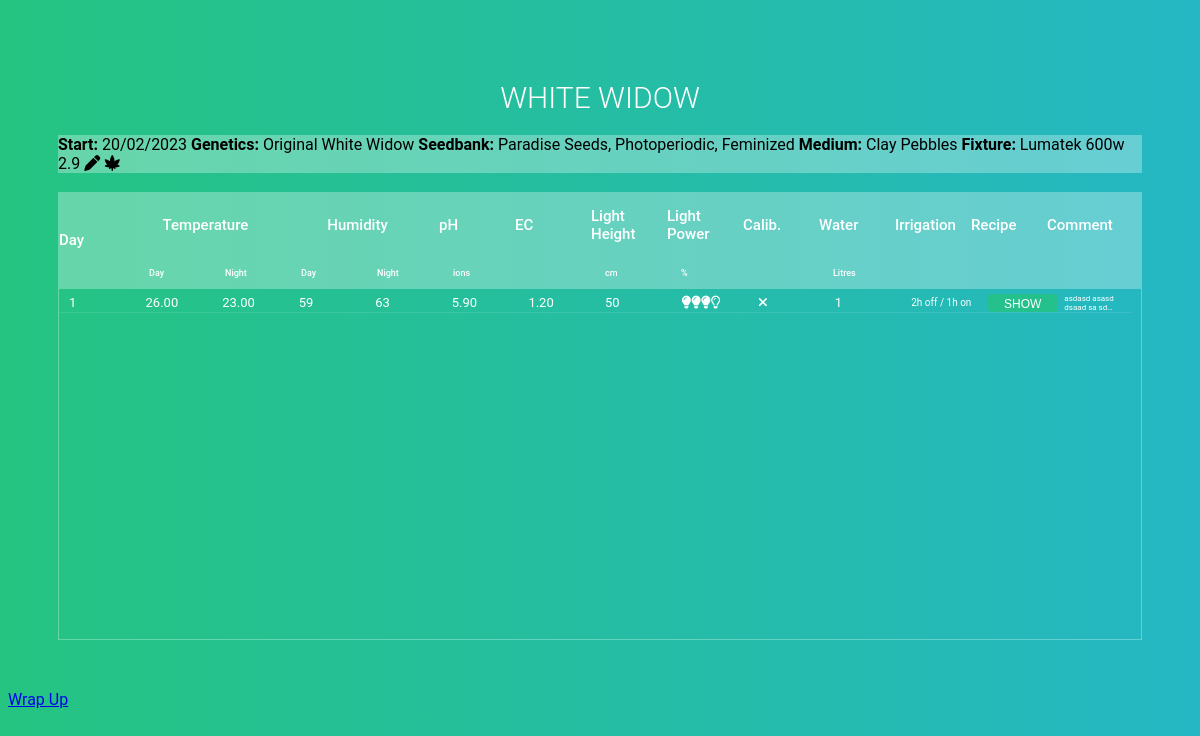
The page /record/2/ on the database as committed earlier.
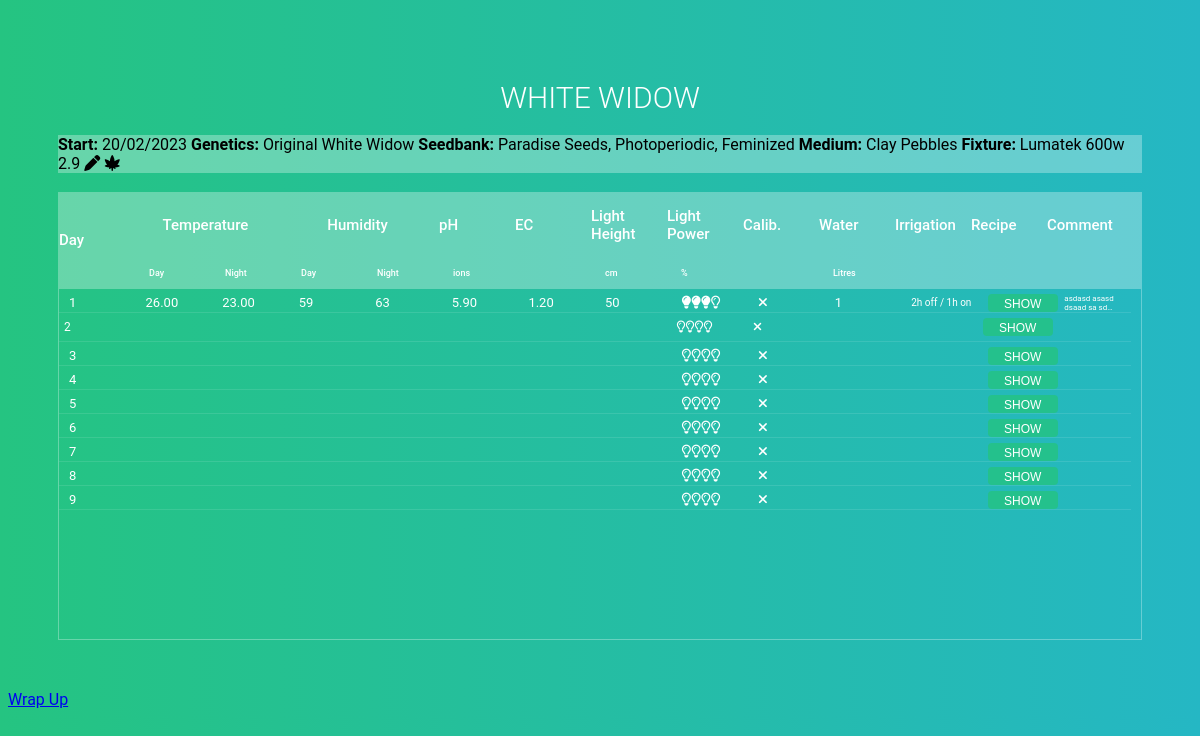
The same page on the database as committed later.
### records/models.py (models this page shows, shortened)
class Cycle(models.Model):
    BEHAVIORAL_RESPONSE_CHOICES = [
        ('auto-flowering', 'Auto-flowering'),
        ('photoperiodic', 'Photoperiodic'),
    ]
    SEED_TYPE_CHOICES = [
        ('regular', 'Regular'),
        ('feminized', 'Feminized'),
        ('clones', 'Clones'),
    ]
    BEGINNING_PHASE_CHOICES = [
        ('seedling', 'Seedling'),
        ('vegetative', 'Vegetative'),
    ]
    id = models.AutoField(primary_key=True)
    date = models.DateField(auto_now_add=True)
    genetics = models.CharField(max_length=200)
    seedbank = models.CharField(max_length=80, blank=True, null=True)
    fixture = models.CharField(max_length=200)
    behavioral_response = models.CharField(max_length=80, blank=True, null=True, choices=BEHAVIORAL_RESPONSE_CHOICES)
    seed_type = models.CharField(max_length=80, blank=True, null=True, choices=SEED_TYPE_CHOICES)
    grow_medium = models.CharField(max_length=30, blank=True, null=True)
    name = models.CharField(max_length=80, blank=True)
    beginning_phase = models.CharField(max_length=80, blank=True, null=True, choices=BEGINNING_PHASE_CHOICES, default='vegetative')
    is_submitted = models.BooleanField(default=False)

class Log(models.Model):
    PHASE_CHOICES = [
        ('seedling', 'Seedling'),
        ('vegetative', 'Vegetative'),
        ('bloom', 'Bloom'),
    ]
    LIGHT_POWER_CHOICES = [
        (0, 'Darkness'),
        (25, '25%'),
        (50, '50%'),
        (75, '75%'),
        (100, '100%'),
    ]
    cycle = models.ForeignKey(Cycle, on_delete=models.CASCADE, related_name='logs')
    phase = models.CharField(max_length=12, choices=PHASE_CHOICES)
    temperature_day = models.DecimalField(max_digits=6, decimal_places=2, blank=True, null=True)
    temperature_night = models.DecimalField(max_digits=6, decimal_places=2, blank=True, null=True)
    humidity_day = models.IntegerField(blank=True, null=True)
    humidity_night = models.IntegerField(blank=True, null=True)
    ph = models.DecimalField(max_digits=6, decimal_places=2, blank=True, null=True)
    ec = models.DecimalField(max_digits=6, decimal_places=2, blank=True, null=True)
    irrigation = models.TextField(max_length=20, blank=True, null=True)
    light_height = models.IntegerField(blank=True, null=True)
    light_power = models.IntegerField(blank=True, null=True, choices=LIGHT_POWER_CHOICES)
    calibration = models.BooleanField(default=False, blank=True, null=True)
    featured_image = models.ImageField(null=True, blank=True)
    water = models.IntegerField(blank=True, null=True)
    comment = models.TextField(blank=True, null=True)
    def __str__(self):
        logs_of_same_phase = Log.objects.filter(cycle=self.cycle, phase=self.phase)
        day_in_phase = list(logs_of_same_phase).index(self) + 1
        return str(day_in_phase)

### records/views.py (the view)
# urls.py: path('record/<str:pk>/', views.record, name='record'),
def record(request, pk):
    cycle = get_object_or_404(Cycle, pk=pk)
    logs = Log.objects.filter(cycle=cycle)
    context = {'cycle': cycle, 'logs': logs}
    return render(request, 'records/record.html', context)

### records/templates/records/record.html (shortened to what this page needs)
<!DOCTYPE html>
<html lang="en">
{% extends 'main.html' %}
{% load static %}
{% block content %}
<section>
<div class="cycle-info">
    {% if cycle.name %}
    <h1>{{ cycle.name }}</h1>
    {% else %}
    <h1>{{ cycle.genetics }}</h1>
    {% endif %}
</div>
<div class="tbl-header">
    <thead>
        <tr>
            <th class="cyc-info"><strong>Start:</strong> {{ cycle.date|date:"d/m/Y" }}</th>
            {% if cycle.name %}
            <th class="cyc-info"><strong>Genetics:</strong> {{ cycle.genetics }}</th>
            {% endif %}
            <th class="cyc-info"><strong>Seedbank:</strong> {{ cycle.seedbank|default:"Unknown"|title }},</th>
            {% if cycle.behavioral_response %}
            <th class="cyc-info">{{ cycle.behavioral_response|title }},</th>
            {% endif %}
            {% if cycle.seed_type %}
            <th class="cyc-info">{{ cycle.seed_type|title }}</th>
            {% endif %}
            {% if cycle.grow_medium %}
            <th class="cyc-info"><strong>Medium:</strong> {{ cycle.grow_medium|title }}</th>
            {% endif %}
            <th class="cyc-info"><strong>Fixture:</strong> {{ cycle.fixture|title }}</th>
            <th><a class="edit-link" href="{% url 'edit_record' cycle.pk %}"><i class="fa-solid fa-pen"></i></a></th>
            <th><a class="edit-link" href="https://loudclouds.co/wp-content/uploads/2016/07/marijuana-deficiency-chart-jorge-cervantes.jpg"><i class="fa-solid fa-cannabis"></i></a></th>
        </tr>
    </thead>
</div>
<br>
<div class="tbl-header">
  <table cellpadding="0" cellspacing="0" border="0">
    <thead>
      <tr>
        <th rowspan="2">Day</th>
        <th colspan="2" style="text-align:center;">Temperature</th>
        <th colspan="2" style="text-align:center;">Humidity</th>
        <th>pH</th>
        <th>EC</th>
        <th>Light Height</th>
        <th>Light Power</th>
        <th>Calib.</th>
        <th>Water</th>
        <th>Irrigation</th>
        <th>Recipe</th>
        <th>Comment</th>
      </tr>
      <tr>
        <th>Day</th>
        <th>Night</th>
        <th>Day</th>
        <th>Night</th>
        <th>ions</th>
        <th></th>
        <th>cm</th>
        <th>%</th>
        <th></th>
        <th>Litres</th>
      </tr>
    </thead>
  </table>
</div>
<div class="tbl-content">
  <table cellpadding="0" cellspacing="0" border="0">
    <tbody>
      {% for log in cycle.logs.all %}
        {% if log.phase == 'vegetative' %}
          <tr>
            <td>{{ log|default_if_none:'' }}</td>
            <td>{{ log.temperature_day|default_if_none:'' }}</td>
            <td>{{ log.temperature_night|default_if_none:'' }}</td>
            <td>{{ log.humidity_day|default_if_none:'' }}</td>
            <td>{{ log.humidity_night|default_if_none:'' }}</td>
            <td>{{ log.ph|default_if_none:'' }}</td>
            <td>{{ log.ec|default_if_none:'' }}</td>
            <td>{{ log.light_height|default_if_none:'' }}</td>
            {% if log.light_power == 25 %}
              <td><i class="fa-solid fa-lightbulb"></i><i class="fa-regular fa-lightbulb"></i><i class="fa-regular fa-lightbulb"></i><i class="fa-regular fa-lightbulb"></i></td>
            {% elif log.light_power == 50 %}
              <td><i class="fa-solid fa-lightbulb"></i><i class="fa-solid fa-lightbulb"></i><i class="fa-regular fa-lightbulb"></i><i class="fa-regular fa-lightbulb"></i></td>
            {% elif log.light_power == 75 %}
              <td><i class="fa-solid fa-lightbulb"></i><i class="fa-solid fa-lightbulb"></i><i class="fa-solid fa-lightbulb"></i><i class="fa-regular fa-lightbulb"></i></td>
            {% elif log.light_power == 100 %}
              <td><i class="fa-solid fa-lightbulb"></i><i class="fa-solid fa-lightbulb"></i><i class="fa-solid fa-lightbulb"></i><i class="fa-solid fa-lightbulb"></i></td>
            {% else %}
              <td><i class="fa-regular fa-lightbulb"></i><i class="fa-regular fa-lightbulb"></i><i class="fa-regular fa-lightbulb"></i><i class="fa-regular fa-lightbulb"></i></td>
            {% endif %}
              {% if log.calibration %}
              <td><i class="fa-solid fa-check"></i></td>
            {% else %}
              <td><i class="fa-solid fa-xmark"></i></td>
            {% endif %}
            <td>{{ log.water|default_if_none:'' }}</td>
              <td style="font-size: 10px">{{ log.irrigation|default_if_none:'' }}</td>
              <td style="text-align: center; vertical-align: middle;">
                    <button class="recipe-btn" style="margin: auto;" onclick="openRecipeWindow('{% for nutrient_log in log.nutrient_logs.all %}{{ nutrient_log.nutrient.name }} - {{ nutrient_log.concentration|default_if_none:'' }}{% if not forloop.last %}<br>{% endif %}{% endfor %}')">Show</button>
              </td>
              <td style="font-size: 8px">{{ log.comment|truncatechars:25|default_if_none:'' }}</td>
          </tr>
        {% endif %}
      {% endfor %}
    </tbody>
  </table>
</div>
</section>
<a href="{% url 'phase_summary' pk=cycle.id %}">Wrap Up</a>
{% endblock %}

### templates/main.html (shortened to what this page needs)
<!DOCTYPE html>
{% load static %}
<html lang="en">
<head>
    <link rel="stylesheet" href="{% static 'styles/app.css' %}" />
</head>
<body>
{% block content %}
{% endblock content %}
</body>
</html>

### static/styles/app.css (style rules this page uses)
h1 { font-size: 30px; color: #fff; text-transform: uppercase; font-weight: 300; text-align: center; margin-bottom: 15px; }
table { width: 100%; table-layout: fixed; padding-right: 10px; }
.tbl-header { background-color: rgba(255, 255, 255, 0.3); }
.cycle-info { padding: 5px; text-align: left; color: #fff; overflow-x: auto; }
.tbl-content { height: 350px; overflow-x: auto; margin-top: 0px; border: 1px solid rgba(255, 255, 255, 0.3); }
th { padding: 15px 10px; text-align: left; font-weight: 500; font-size: 15px; color: #fff; }
td { padding-left: 10px; padding-top: 5px; text-align: left; vertical-align: middle; font-weight: 400; font-size: 13px; color: #fff; border-bottom: solid 1px rgba(255, 255, 255, 0.1); }
th[colspan="2"] { text-align: center; }
tr:nth-child(1) th { padding-left: 1px; }
tr:nth-child(2) th { padding: 10px 15px; height: 8px; font-size: 9px; }
tr:nth-child(2) td { padding: 5px; font-size: 12px; }
.recipe-btn { display: block; margin: 20px auto 0; width: 70px; height: 18px; line-height: 18px; text-align: center; font-size: 12px; font-weight: 500; color: #fff; text-transform: uppercase; border-radius: 4px; border: none; background-color: rgba(37, 196, 129, 0.8); cursor: pointer; }
.edit-link { text-decoration: none; color: black; }
body { background: -webkit-linear-gradient(left, #25c481, #25b7c4); background: linear-gradient(to right, #25c481, #25b7c4); font-family: 'Roboto', sans-serif; }
section { margin: 50px; }

Rows that differ between the two databases and show on the page:
added Log: cycle+phase+id "2", calibration False (drawn)
added Log: cycle+phase+id "3", calibration False (drawn)
added Log: cycle+phase+id "4", calibration False (drawn)
added Log: cycle+phase+id "5", calibration False (drawn)
added Log: cycle+phase+id "6", calibration False (drawn)
added Log: cycle+phase+id "7", calibration False (drawn)
added Log: cycle+phase+id "8", calibration False (drawn)
added Log: cycle+phase+id "9", calibration False (drawn)
